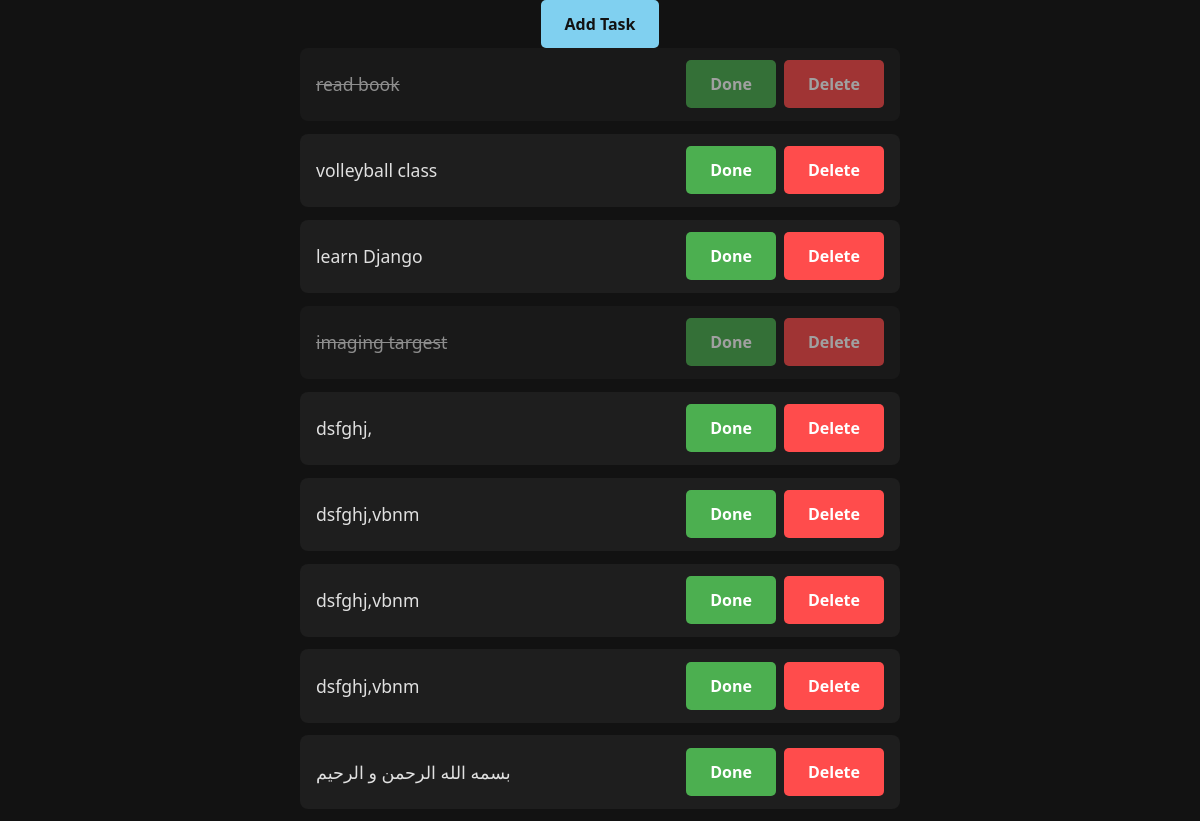
The page /todo/list/ (signed in) on the database as committed earlier.
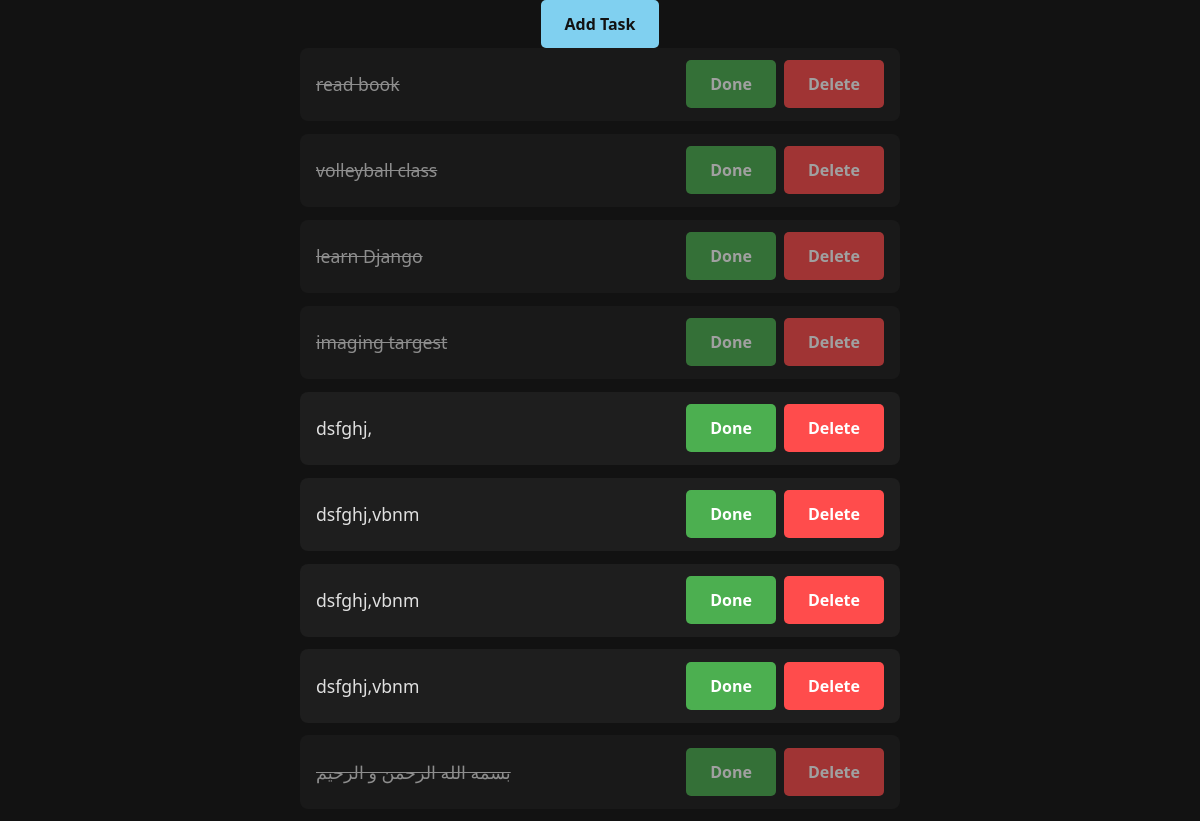
The same page on the database as committed later.
### todo/models.py (models this page shows, shortened)
class Task(models.Model):
    author = models.ForeignKey(get_user_model(), on_delete=models.CASCADE)
    title = models.CharField(max_length=100)
    is_done = models.BooleanField(default=False)
    created_at = models.DateTimeField(auto_now_add=True)
    updated_at = models.DateTimeField(auto_now=True)

### todo/views.py (the view)
# urls.py: path('list/', views.TaskListView.as_view(), name='task-list'),
class TaskListView(LoginRequiredMixin, ListView):
    model = Task
    context_object_name = 'tasks'
    def get_queryset(self):
        return Task.objects.filter(author=self.request.user).order_by('created_at')

### templates/todo/task_list.html (shortened to what this page needs)
{% extends '../parent/base.html' %}
{% block content %}
    <div class="task-header">
        <a href="{% url 'todo:task-create' %}" class="btn btn-add">Add Task</a>
    </div>
    <ul class="task-list">
    {% for task in tasks %}
        <li class="task-item {% if task.is_done %}done{% endif %}">
            <span class="task-title">
                {% if task.is_done %}
                    <s>{{ task.title }}</s>
                {% else %}
                    {{ task.title }}
                {% endif %}
            </span>
            <div class="task-actions">
                <a href="{% url 'todo:task-update' pk=task.id %}" class="btn btn-done">Done</a>
                <a href="{% url 'todo:task-delete' pk=task.id %}" class="btn btn-delete">Delete</a>
            </div>
        </li>
    {% endfor %}
    </ul>
{% endblock %}

### templates/parent/base.html (shortened to what this page needs)
{% load static %}
<!DOCTYPE html>
<html lang="en">
    <head>
        <link rel="stylesheet" href="{% static 'css/base.css' %}">
    </head>
    <body>
        {% block content %}
        {% endblock %}
    </body>
</html>

### statics/css/base.css (style rules this page uses)
body { margin: 0; font-family: 'Segoe UI', Tahoma, Geneva, Verdana, sans-serif; background-color: #121212; color: #e0e0e0; }
a { text-decoration: none; color: #80d0f0; }
.btn { padding: 0.8rem 1.5rem; border: none; border-radius: 5px; font-weight: bold; cursor: pointer; transition: all 0.2s ease-in-out; }
.btn-add { background-color: #80d0f0; color: #121212; }
.btn-delete { background-color: #ff4c4c; color: #ffffff; }
.btn-done { background-color: #4caf50; color: #ffffff; }
.task-header { display: flex; justify-content: center; align-items: center; }
.task-list { list-style: none; padding: 0; max-width: 600px; margin: 0 auto; }
.task-item { display: flex; justify-content: space-between; align-items: center; background-color: #1e1e1e; margin-bottom: 0.8rem; padding: 0.8rem 1rem; border-radius: 8px; transition: all 0.2s ease-in-out; }
.task-item.done { opacity: 0.6; }
.task-title { font-size: 1.1rem; }
.task-actions { display: flex; gap: 0.5rem; }

Rows that differ between the two databases and show on the page:
changed Task "volleyball class": is_done False → True (drawn)
changed Task "learn Django": is_done False → True (drawn)
changed Task "بسمه الله الرحمن و الرحیم": is_done False → True (drawn)
